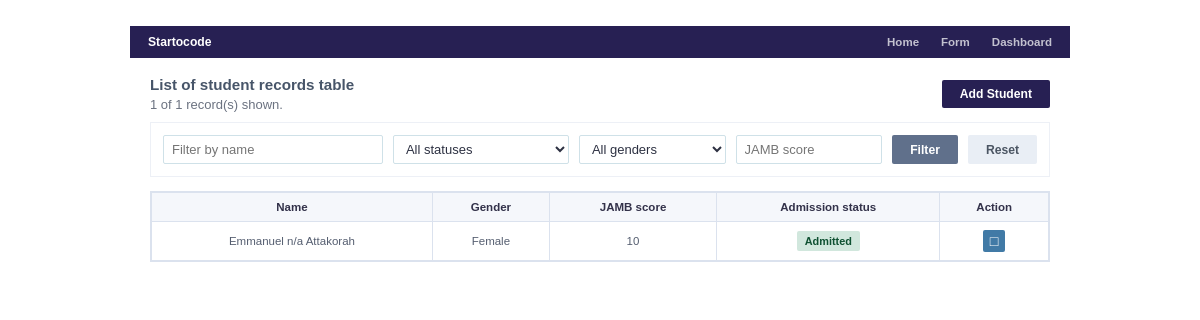
Page /dashboard.php on the committed database.
### tables this page shows
CREATE TABLE students (
            id INTEGER PRIMARY KEY AUTOINCREMENT,
            profile_image TEXT NOT NULL,
            first_name TEXT NOT NULL,
            middle_name TEXT NOT NULL,
            last_name TEXT NOT NULL,
            email TEXT NOT NULL UNIQUE,
            dob TEXT NOT NULL,
            gender TEXT NOT NULL,
            phone TEXT NOT NULL,
            address TEXT NOT NULL,
            state_origin TEXT NOT NULL,
            local_government TEXT NOT NULL,
            next_of_kin TEXT NOT NULL,
            jamb_score INTEGER NOT NULL,
            admission_status TEXT NOT NULL DEFAULT "Undecided",
            created_at TEXT NOT NULL DEFAULT CURRENT_TIMESTAMP
        );

### dashboard.php (the view, shortened to what this page needs)
<?php
require_once __DIR__ . '/data.php';
$filters = [
    'name' => trim((string) ($_GET['name'] ?? '')),
    'admission_status' => trim((string) ($_GET['admission_status'] ?? '')),
    'gender' => trim((string) ($_GET['gender'] ?? '')),
    'jamb_score' => trim((string) ($_GET['jamb_score'] ?? '')),
];
$students = get_students($filters);
$totalStudents = count_students();
?>
<main class="page-shell">
    <nav class="topbar compact">
        <a class="brand" href="index.php"><?php echo e(SITE_BRAND); ?></a>
        <div class="nav-links">
            <a href="index.php">Home</a>
            <a href="register.php">Form</a>
            <a href="dashboard.php">Dashboard</a>
        </div>
    </nav>
    <section class="dashboard-head">
        <div>
            <h1>List of student records table</h1>
            <p class="muted"><?php echo count($students); ?> of <?php echo $totalStudents; ?> record(s) shown.</p>
        </div>
        <a class="btn primary" href="register.php">Add Student</a>
    </section>
    <form class="filters" method="get">
        <input type="search" name="name" placeholder="Filter by name" value="<?php echo e($filters['name']); ?>">
        <select name="admission_status">
            <option value="">All statuses</option>
        </select>
        <select name="gender">
            <option value="">All genders</option>
        </select>
        <input type="number" name="jamb_score" min="0" max="400" placeholder="JAMB score" value="<?php echo e($filters['jamb_score']); ?>">
        <button class="btn secondary" type="submit">Filter</button>
        <a class="btn ghost" href="dashboard.php">Reset</a>
    </form>
    <div class="table-wrap">
        <table>
            <thead>
                <tr>
                    <th>Name</th>
                    <th>Gender</th>
                    <th>JAMB score</th>
                    <th>Admission status</th>
                    <th>Action</th>
                </tr>
            </thead>
            <tbody>
                <?php foreach ($students as $student): ?>
                    <tr>
                        <td><?php echo e(full_name($student)); ?></td>
                        <td><?php echo e($student['gender'] ?? ''); ?></td>
                        <td><?php echo e((string) ($student['jamb_score'] ?? '')); ?></td>
                        <td>
                            <span class="status <?php echo strtolower((string) ($student['admission_status'] ?? 'undecided')); ?>">
                                <?php echo e($student['admission_status'] ?? 'Undecided'); ?>
                            </span>
                        </td>
                        <td><a class="link-btn" href="view.php?id=<?php echo urlencode((string) ($student['id'] ?? '')); ?>">View</a></td>
                    </tr>
                <?php endforeach; ?>
            </tbody>
        </table>
    </div>
</main>

### style.css (style rules this page uses)
:root { --purple: #272053; --purple-bright: #7f2aa7; --panel: #dff3fb; --panel-dark: #34384f; --line: #bfd7e2; --ink: #2d3142; --muted: #6b7280; --white: #ffffff; --success: #e7f7ed; --success-text: #177245; --warning: #fff3e8; --warning-text: #9a4f13; }
* { box-sizing: border-box; }
html { min-height: 100%; }
body { min-height: 100vh; margin: 0; color: var(--ink); font-family: Arial, Helvetica, sans-serif; font-size: 13px; background: #fff; }
a { color: inherit; text-decoration: none; }
.topbar { display: flex; align-items: center; justify-content: space-between; max-width: 980px; width: min(100%, 980px); height: 32px; margin: 52px auto 0; padding: 0 18px; color: #fff; background: var(--purple); }
.topbar.compact { margin-top: 26px; }
.brand { font-size: 0.76rem; font-weight: 800; }
.nav-links { display: flex; gap: 22px; color: rgba(255, 255, 255, 0.72); font-size: 0.72rem; font-weight: 700; }
.page-shell { max-width: 980px; width: min(100%, 980px); margin: 0 auto; padding: 0 20px 42px; }
input, select, textarea { width: 100%; min-height: 28px; padding: 5px 8px; border: 1px solid #cfe1e8; border-radius: 2px; color: var(--ink); font: inherit; background: #fff; }
.btn, .link-btn { display: inline-flex; align-items: center; justify-content: center; min-height: 28px; padding: 0 18px; border: 0; border-radius: 2px; color: #fff; background: var(--purple); font-size: 0.76rem; font-weight: 800; cursor: pointer; }
.btn.secondary { background: #60708b; }
.btn.ghost { color: #4b5563; background: #e9eef5; }
.dashboard-head { max-width: 900px; margin: 18px auto 10px; display: flex; align-items: center; justify-content: space-between; gap: 14px; }
.dashboard-head h1 { margin: 0; color: #475569; font-size: 0.95rem; font-weight: 800; }
.muted { margin: 4px 0 0; color: var(--muted); }
.filters { display: grid; grid-template-columns: 1.5fr 1.2fr 1fr 1fr auto auto; gap: 10px; max-width: min(100%, 900px); margin: 0 auto 14px; padding: 12px; background: #fff; border: 1px solid #edf0f6; }
.table-wrap { max-width: 900px; margin: 0 auto 30px; overflow-x: auto; border: 1px solid #dbe2ee; background: #fff; }
table { width: 100%; min-width: 100%; border-collapse: collapse; }
th, td { padding: 8px 10px; border: 1px solid #dbe2ee; text-align: center; }
th { color: #33324a; background: #f5f7fb; font-size: 0.72rem; font-weight: 800; }
td { color: #555e70; font-size: 0.72rem; }
.link-btn { width: 22px; min-height: 22px; padding: 0; background: #417aa6; font-size: 0; }
.link-btn::before { content: "□"; color: #fff; font-size: 0.9rem; line-height: 1; }
.status { display: inline-flex; align-items: center; min-height: 20px; padding: 0 8px; border-radius: 2px; font-size: 0.68rem; font-weight: 800; }
.status.admitted { color: #0f5132; background: #d1e7dd; }

### rows in the picture
students: full_name($student) "Emmanuel n/a Attakorah", gender "Female", jamb_score "10", admission_status "Admitted"

### other values in the picture
SITE_BRAND "Startocode"
count($students) "1"
$totalStudents "1"
